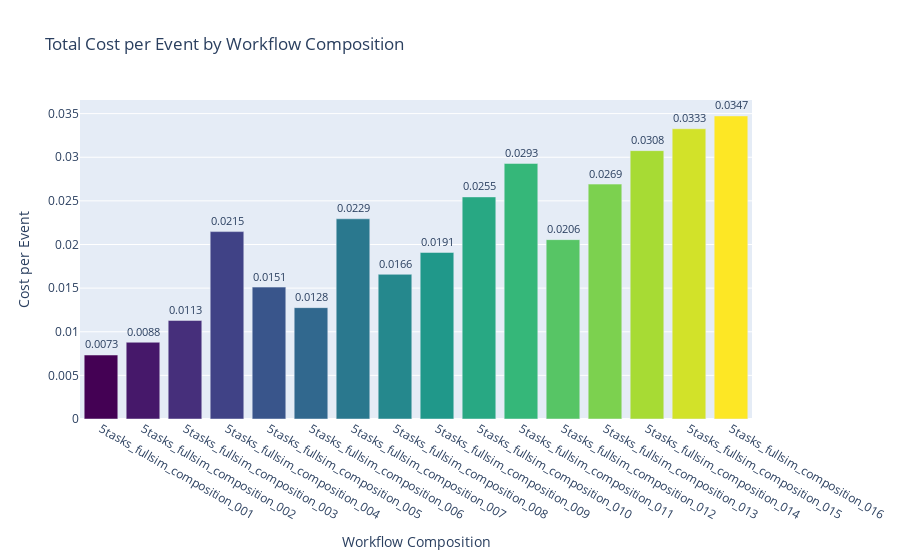

Source (notebook cell):
### Markdown cell above
## Cost Analysis

### Code cell
# Calculate cost metrics
# Cost rationale: We estimate operational costs by combining CPU, memory, and network resource usage.
# Multipliers represent unit costs: $0.1 per CPU-core, $0.001 per MB memory, $0.01 per MB network transfer.
# This provides a unified cost metric to compare workflow efficiency across different compositions.
df['cpu_cost_per_event'] = df['cpu_cores_per_event'] * 0.1
df['memory_cost_per_event'] = df['memory_mb_per_event'] * 0.001
df['network_cost_per_event'] = df['network_transfer_mb_per_event'] * 0.01
df['total_cost_per_event'] = df['cpu_cost_per_event'] + df['memory_cost_per_event'] + df['network_cost_per_event']

# Cost per Event visualization
fig = go.Figure()

fig.add_trace(
    go.Bar(
        x=df['workflow_name'],
        y=df['total_cost_per_event'],
        marker_color=df['composition_number'],
        marker_colorscale='Viridis',
        text=df['total_cost_per_event'].round(4),
        textposition='outside',
        name='Total Cost per Event'
    )
)

fig.update_layout(
    height=600,
    title_text="Total Cost per Event by Workflow Composition",
    xaxis_title="Workflow Composition",
    yaxis_title="Cost per Event",
    showlegend=False
)

fig.show()

# Also show a cost efficiency metric
print("\n=== Cost Efficiency ===")
df['cost_efficiency'] = df['event_throughput'] / df['total_cost_per_event']
df_efficiency = df[['workflow_name', 'total_cost_per_event', 'event_throughput', 'cost_efficiency']].sort_values('cost_efficiency', ascending=False)
print(df_efficiency.to_string(index=False))

### Figure 1 — Plotly figure (JSON) as saved in the notebook; plotly's stock layout.template omitted (floating-point values rounded to 4 significant figures)
{"data": [{"marker": {"color": [1, 2, 3, 4, 5, 6, 7, 8, 9, 10, 11, 12, 13, 14, 15, 16], "colorscale": [[0, "#440154"], [0.1111, "#482878"], [0.2222, "#3e4989"], [0.3333, "#31688e"], [0.4444, "#26828e"], [0.5556, "#1f9e89"], [0.6667, "#35b779"], [0.7778, "#6ece58"], [0.8889, "#b5de2b"], [1, "#fde725"]]}, "name": "Total Cost per Event", "text": [0.0073, 0.0088, 0.0113, 0.0215, 0.0151, 0.0128, 0.0229, 0.0166, 0.0191, 0.0255, 0.0293, 0.0206, 0.0269, 0.0308, 0.0333, 0.0347], "textposition": "outside", "type": "bar", "x": ["5tasks_fullsim_composition_001", "5tasks_fullsim_composition_002", "5tasks_fullsim_composition_003", "5tasks_fullsim_composition_004", "5tasks_fullsim_composition_005", "5tasks_fullsim_composition_006", "5tasks_fullsim_composition_007", "5tasks_fullsim_composition_008", "5tasks_fullsim_composition_009", "5tasks_fullsim_composition_010", "5tasks_fullsim_composition_011", "5tasks_fullsim_composition_012", "5tasks_fullsim_composition_013", "5tasks_fullsim_composition_014", "5tasks_fullsim_composition_015", "5tasks_fullsim_composition_016"], "y": [0.007333, 0.008798, 0.0113, 0.02148, 0.01512, 0.01276, 0.02295, 0.01658, 0.01909, 0.02545, 0.02929, 0.02056, 0.02692, 0.03076, 0.03327, 0.03473]}], "layout": {"autosize": true, "showlegend": false, "title": {"text": "Total Cost per Event by Workflow Composition"}, "xaxis": {"autorange": true, "range": [-0.5, 15.5], "title": {"text": "Workflow Composition"}, "type": "category"}, "yaxis": {"autorange": true, "range": [0, 0.03656], "title": {"text": "Cost per Event"}, "type": "linear"}}}
